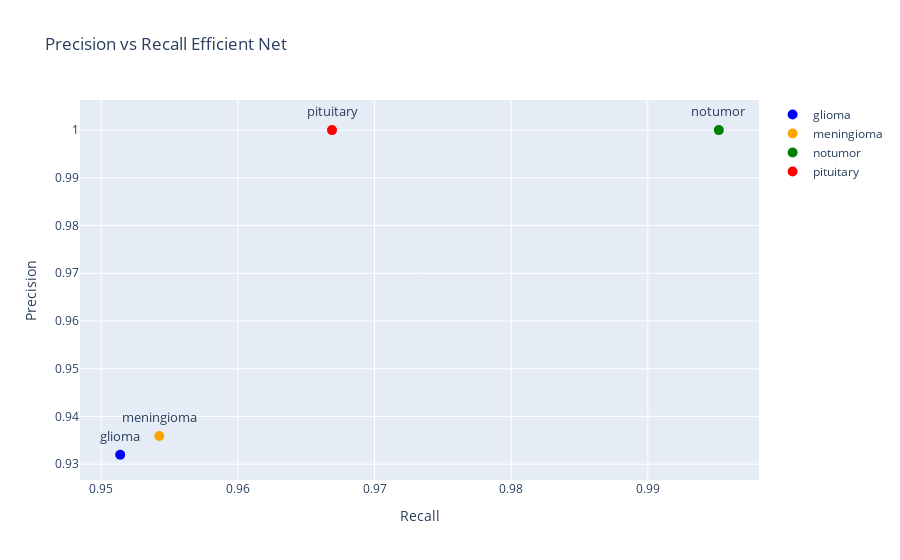

The cell this chart's notebook holds for it:
### Code cell
import plotly.graph_objects as go
import pandas as pd

# Assuming your DataFrame is named report_df_cnn
# Extract precision, recall, and tumor types
precision = report_df_effB0['precision'][:-3].astype(float)
recall = report_df_effB0['recall'][:-3].astype(float)
tumor_types = ['glioma', 'meningioma', 'notumor', 'pituitary']

# Create a DataFrame
data = {'Precision': precision, 'Recall': recall, 'Tumor Type': tumor_types}
df = pd.DataFrame(data)

# Create scatter plot with hoverable labels
fig = go.Figure()
colors = ['blue', 'orange', 'green', 'red']
for i in range(len(tumor_types)):
    fig.add_trace(go.Scatter(
        x=[recall[i]],  # Swap x and y axes
        y=[precision[i]],  # Swap x and y axes
        mode='markers',
        name=tumor_types[i],
        text=[f'{tumor_types[i]}<br>Precision: {precision[i]:.4f}<br>Recall: {recall[i]:.4f}'],
        hoverinfo='text+x+y',
        marker=dict(size=10),
        line=dict(color=colors[i], width=1)
    ))

# Add annotations above each point
for i in range(len(tumor_types)):
    fig.add_annotation(
        x=recall[i],
        y=precision[i] + 0.004,  # Adjust the y-offset for the label position
        text=tumor_types[i],
        showarrow=False,
        font=dict(size=13),
    )

# Update layout
fig.update_layout(
    title='Precision vs Recall Efficient Net',
    xaxis=dict(title='Recall'),  # Update x-axis title
    yaxis=dict(title='Precision'),  # Update y-axis title
)

# Show the plot
fig.show()

### Figure 1 — Plotly figure (JSON) as saved in the notebook; plotly's stock layout.template omitted (floating-point values rounded to 4 significant figures)
{"data": [{"hoverinfo": "text+x+y", "line": {"color": "blue", "width": 1}, "marker": {"size": 10}, "mode": "markers", "name": "glioma", "text": ["glioma<br>Precision: 0.9320<br>Recall: 0.9514"], "type": "scatter", "x": [0.9514], "y": [0.932]}, {"hoverinfo": "text+x+y", "line": {"color": "orange", "width": 1}, "marker": {"size": 10}, "mode": "markers", "name": "meningioma", "text": ["meningioma<br>Precision: 0.9359<br>Recall: 0.9542"], "type": "scatter", "x": [0.9542], "y": [0.9359]}, {"hoverinfo": "text+x+y", "line": {"color": "green", "width": 1}, "marker": {"size": 10}, "mode": "markers", "name": "notumor", "text": ["notumor<br>Precision: 1.0000<br>Recall: 0.9952"], "type": "scatter", "x": [0.9952], "y": [1]}, {"hoverinfo": "text+x+y", "line": {"color": "red", "width": 1}, "marker": {"size": 10}, "mode": "markers", "name": "pituitary", "text": ["pituitary<br>Precision: 1.0000<br>Recall: 0.9669"], "type": "scatter", "x": [0.9669], "y": [1]}], "layout": {"annotations": [{"font": {"size": 13}, "showarrow": false, "text": "glioma", "x": 0.9514, "y": 0.936}, {"font": {"size": 13}, "showarrow": false, "text": "meningioma", "x": 0.9542, "y": 0.9399}, {"font": {"size": 13}, "showarrow": false, "text": "notumor", "x": 0.9952, "y": 1.004}, {"font": {"size": 13}, "showarrow": false, "text": "pituitary", "x": 0.9669, "y": 1.004}], "title": {"text": "Precision vs Recall Efficient Net"}, "xaxis": {"title": {"text": "Recall"}}, "yaxis": {"title": {"text": "Precision"}}}}
